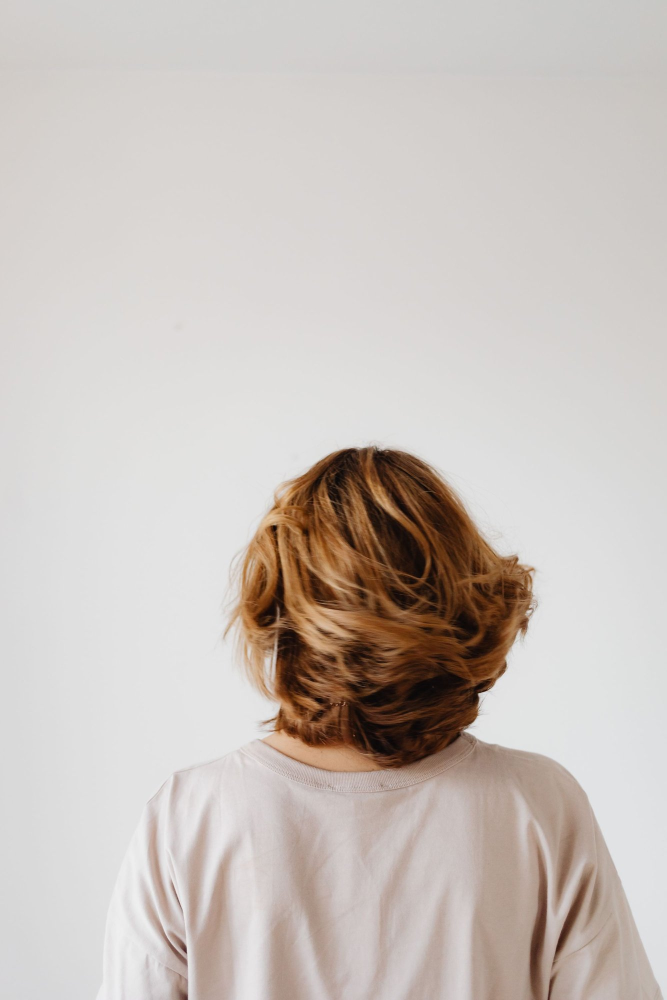
#> input picture Sources/Resources/Samples/copper-bob-back.jpg, 1333 x 2000 px, given in place of AppIcon-1024.png, which was not available (shown at 1/2 size)
$ python make_site_assets.py
#> lines starting #> are read from the running program, lines starting #| are printed output that depends on the picture; after the words box and inside, x2 and y2 are one past the last pixel; in counts of white or black regions, pixels touching at a corner belong together
### tools/make_icon.py
"""Draws the Lustra app icon: one lock of hair, drawn as a sheaf of fine rose-gold strands with a soft sheen band.

The mark: ~70 hairline strands leave a single point, swell into a flowing S-shaped lock and gather again at the
tip. A band of light crosses the lock, and because the band sits slightly higher on the left strands than on the
right ones, it bends the way a real highlight bends on hair. That one curved sheen is the whole idea: colour that
moves with light. Deep ink ground, no text, no tool or face clip-art.

Run: python tools/make_icon.py          (about 1 minute)
Writes AppIcon-1024.png, AppIcon-1024-dark.png and AppIcon-1024-tinted.png (RGB, no alpha) into the asset catalog
and design/icon/preview.png (a contact sheet at several sizes). strand_svg() feeds website/make_site_assets.py.
Needs Pillow and numpy.
"""
import math
from pathlib import Path

import numpy as np
from PIL import Image, ImageDraw, ImageFilter

ROOT = Path(__file__).resolve().parent.parent
OUT = ROOT / "Sources/Resources/Assets.xcassets/AppIcon.appiconset"
PREVIEW = ROOT / "design/icon"

S = 3584            # supersampled canvas
FINAL = 1024

INK = (12, 10, 15)          # #0C0A0F
INK_DEEP = (8, 7, 11)
LIFT = (34, 27, 40)         # plum-ink lift behind the mark
ROSE = (237, 183, 162)      # #EDB7A2 rose gold
ROSE_DEEP = (201, 134, 114) # #C98672
SHEEN = (255, 236, 224)     # the light itself

STRANDS = 73
SAMPLES = 700


def lerp(a, b, t):
    t = max(0.0, min(1.0, t))
    return tuple(a[i] + (b[i] - a[i]) * t for i in range(3))


def centre(t):
    """Centre line of the lock in unit space, t from 0 (root) to 1 (tip). An S-curve leaning to the right."""
    y = 0.115 + 0.77 * t
    x = 0.50 + 0.165 * math.sin(2 * math.pi * (t - 0.08)) * (0.6 + 0.4 * math.sin(math.pi * t)) + 0.03 * (t - 0.5)
    return x, y


def envelope(t):
    """Half width of the lock: pinched at the root, full through the body, a long taper at the tip."""
    return 0.010 + 0.150 * (math.sin(math.pi * min(1.0, t ** 0.80)) ** 1.2)


def strand(o, n=SAMPLES):
    """Unit-space points of strand o in [-1, 1], plus the parameter t and the facing normal offset."""
    ts = np.linspace(0, 1, n)
    pts = np.zeros((n, 2))
    k = 1 + 0.9 * abs(math.sin(o * 7.3))                  # each strand drifts a little, so the sheaf is not a rigid band
    ph = o * 5.1
    for i, t in enumerate(ts):
        x, y = centre(t)
        x2, y2 = centre(min(1, t + 1e-3))
        x1, y1 = centre(max(0, t - 1e-3))
        L = math.hypot(x2 - x1, y2 - y1) or 1
        nx, ny = (y2 - y1) / L * 0.5 + 0.5, -(x2 - x1) / L * 0.5   # half the true normal, half sideways: spaced strands, no folds
        m = math.hypot(nx, ny) or 1
        nx, ny = nx / m, ny / m
        w = envelope(t)
        wob = 0.006 * math.sin(t * 9 * k + ph) * math.sin(math.pi * t)
        off = o * w + wob
        pts[i] = (x + nx * off, y + ny * off)
    return ts, pts


def shade(t, o, variant="light"):
    """Colour and alpha for a point of strand o at t: rose-gold body, champagne band that bends across the lock."""
    centre_t = 0.40 + 0.115 * o + 0.03 * math.sin(o * 3)  # where the band sits on this strand
    d = (t - centre_t) / 0.105
    band = math.exp(-d * d)
    d2 = (t - (centre_t + 0.30 + 0.05 * o)) / 0.05        # a faint second reflection near the tip
    band2 = 0.38 * math.exp(-d2 * d2)
    s = min(1.0, band + band2)
    body = lerp(ROSE_DEEP, ROSE, 0.30 + 0.85 * t)
    # the left edge (o = -1) catches rim light, the right edge falls away
    rim = max(0.0, -o) ** 3
    col = lerp(body, SHEEN, s * 0.97 + rim * 0.26)
    a = 0.60 + 0.40 * s + 0.20 * rim + 0.08 * (1 - abs(o))
    a *= min(1.0, t * 14 + 0.06) * min(1.0, (1 - t) * 10 + 0.05)   # soft fade at both ends
    return col, min(1.0, a)


# [54 lines left out: functions background, sheaf_layers, compose, not called in this run]


def strand_svg(size=100, strands=29, segs=22):
    """List of (d, colour, opacity, width) for the website mark. Shares the maths above."""
#> called with size = 100, strands = 9, segs = 18
    out = []
    for j in range(strands):
        o = -1 + 2 * j / (strands - 1)
        ts, pts = strand(o, segs * 8 + 1)
        for s in range(segs):
            a, b = s * 8, (s + 1) * 8
            col, al = shade(ts[(a + b) // 2], o)
            d = "M" + " L".join(f"{pts[i][0] * size:.2f} {pts[i][1] * size:.2f}" for i in range(a, b + 1, 2))
            out.append((d, "#%02x%02x%02x" % tuple(int(c) for c in col), round(al, 2), round(0.22 + 0.28 * (1 - abs(o)) ** 0.5, 2)))
    return out


# [33 lines left out: functions preview, main, not called in this run]


# [2 lines that do not run on import are left out]

### website/make_site_assets.py
"""Builds the Lustra website image assets into website/lustra/assets/.

The mark geometry comes from tools/make_icon.py (a lock of hair drawn as fine strands with a bent sheen), so the site,
the app icon and the favicon are one drawing.

Writes: favicon.svg, lustra-mark.svg, favicon-32.png, apple-touch-icon.png, icon-512.png, og-image.png,
photos/<name>.jpg (small copies of the bundled sample photos) and recolour/*.jpg, an honest illustration: a plain
colour overlay applied to one real sample photo (hair found by a simple brightness threshold). It is NOT output of the
app and the page says so.
Usage: python website/make_site_assets.py     (needs Pillow, numpy, scipy; run tools/make_icon.py first)
"""
import sys
from pathlib import Path

import numpy as np
from PIL import Image, ImageDraw, ImageFilter, ImageFont
from scipy import ndimage

ROOT = Path(__file__).resolve().parent.parent
sys.path.insert(0, str(ROOT / "tools"))
import make_icon  # noqa: E402

OUT = ROOT / "website" / "lustra" / "assets"
ICON = ROOT / "Sources" / "Resources" / "Assets.xcassets" / "AppIcon.appiconset" / "AppIcon-1024.png"
SAMPLES = ROOT / "Sources" / "Resources" / "Samples"
OUT.mkdir(parents=True, exist_ok=True)
(OUT / "photos").mkdir(exist_ok=True)
(OUT / "recolour").mkdir(exist_ok=True)

SITE_PHOTOS = ["ombre-golden-back", "blonde-wavy-back", "balayage-wavy-back", "silver-long-back",
               "auburn-straight-back", "copper-bob-back", "long-black-back", "dark-brown-straight-back"]

INK = "#0C0A0F"
ROSE = (237, 183, 162)
TEXT = (243, 238, 232)
MUTED = (175, 168, 179)


def mark_svg(bg, size=100, strands=13, label="Lustra"):
    paths = make_icon.strand_svg(size, strands, 18)
#> in main, icon is the input picture: PIL image 1333x2000 RGB; mean R, G, B 201.2, 193.4, 188.3
    body = "".join(f'<path d="{d}" stroke="{c}" stroke-opacity="{a}" stroke-width="{w * size / 100 * 1.6:.2f}"/>' for d, c, a, w in paths)
    bgrect = f'<rect width="{size}" height="{size}" rx="{size * 0.224:.1f}" fill="{INK}"/>' if bg else ""
    title = f'role="img" aria-label="{label}"><title>{label}</title>' if label else 'aria-hidden="true">'
    return (f'<svg xmlns="http://www.w3.org/2000/svg" viewBox="0 0 {size} {size}" {title}{bgrect}'
            f'<g fill="none" stroke-linecap="round" stroke-linejoin="round">{body}</g></svg>\n')


def fonts(size, serif=True):
    for n in (["georgia.ttf"] if serif else ["segoeui.ttf"]):
        p = Path("C:/Windows/Fonts") / n
        if p.exists():
            return ImageFont.truetype(str(p), size)
    for p in ["/usr/share/fonts/truetype/dejavu/DejaVuSerif.ttf" if serif else "/usr/share/fonts/truetype/dejavu/DejaVuSans.ttf"]:
        if Path(p).exists():
            return ImageFont.truetype(p, size)
    return ImageFont.load_default()


def rounded_icon(px):
#> called with px = 512
    icon = Image.open(ICON).convert("RGB").resize((px, px), Image.LANCZOS)
#> icon: PIL image 512x512 RGB
    mask = Image.new("L", (px * 4, px * 4), 0)
#> mask: PIL image 2048x2048 L; every value is 0
    ImageDraw.Draw(mask).rounded_rectangle([0, 0, px * 4 - 1, px * 4 - 1], radius=int(px * 4 * 0.2237), fill=255)
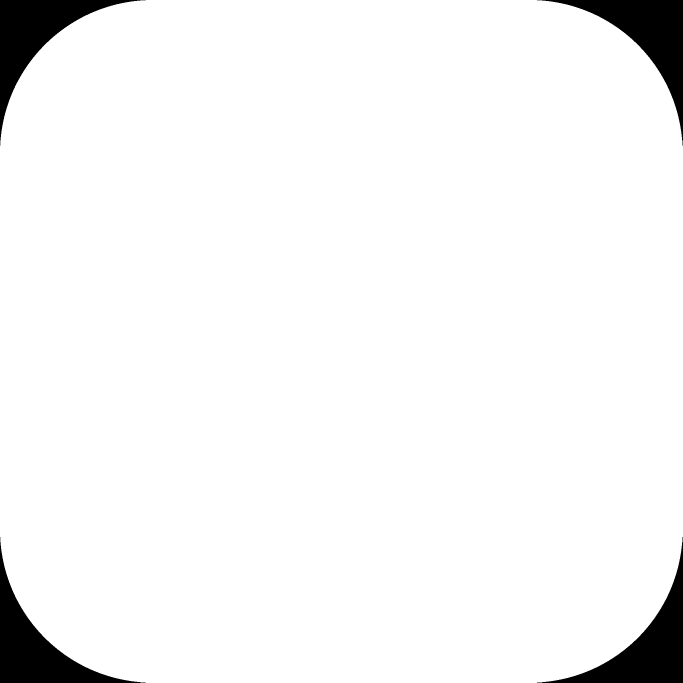
#> mask: PIL image 2048x2048 L (shown at 1/3 size); 95.7% white; 4 black regions, box (x1, y1, x2, y2) and area: (0, 0, 437, 437) 45150, (1611, 0, 2048, 437) 45150, (0, 1611, 437, 2048) 45150, (1611, 1611, 2048, 2048) 45150
    mask = mask.resize((px, px), Image.LANCZOS)
#> mask: PIL image 512x512 L
    out = Image.new("RGBA", (px, px), (0, 0, 0, 0))
#> out: PIL image 512x512 RGBA; every value is 0
    out.paste(icon, (0, 0), mask)
    return out


def og_image():
    W, H = 1200, 630
#> W = 1200; H = 630
    img = Image.new("RGB", (W, H), (12, 10, 15))
    glow = Image.new("RGB", (W, H), ROSE)
    mask = Image.new("L", (W, H), 0)
#> mask: PIL image 1200x630 L; every value is 0
    ImageDraw.Draw(mask).ellipse([W * 0.5, -H * 0.3, W * 1.2, H * 0.95], fill=46)
#> mask: PIL image 1200x630 L; values 0 (black) and 46 (white), 42% white; 1 white region, box (x1, y1, x2, y2) and area: (600, 0, 1200, 599) 317526
    mask = mask.filter(ImageFilter.GaussianBlur(120))
    img = Image.composite(glow, img, mask)
    d = ImageDraw.Draw(img)
    d.rectangle([80, 96, 80 + 64, 99], fill=ROSE)
    d.text((80, 128), "Hair Color Changer", font=fonts(64), fill=TEXT)
    d.text((80, 300), "Lustra", font=fonts(96), fill=ROSE)
    d.text((80, 430), "Try on dye, ombre and highlights.", font=fonts(34, False), fill=MUTED)
    d.text((80, 478), "Free for iPhone and iPad. Made on your device.", font=fonts(34, False), fill=MUTED)
    ic = rounded_icon(360)
    img.paste(ic, (W - 360 - 96, (H - 360) // 2), ic)
    d.rectangle([0, H - 10, W, H], fill=ROSE)
    img.save(OUT / "og-image.png", optimize=True)
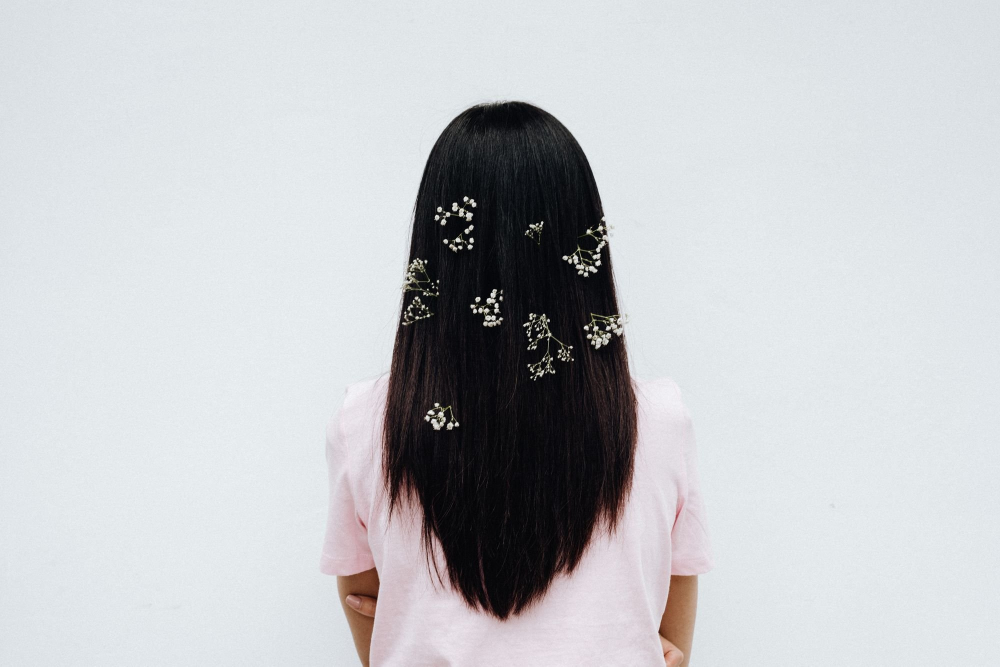
#> input picture Sources/Resources/Samples/long-black-back.jpg, 2000 x 1333 px, given in place of ombre-golden-back.jpg, which was not available (shown at 1/2 size)
#> in main, im is the input picture: PIL image 2000x1333 RGB; mean R, G, B 195.4, 197.5, 200.6
#> pass 2 of the loop in main, `for n in SITE_PHOTOS:`:
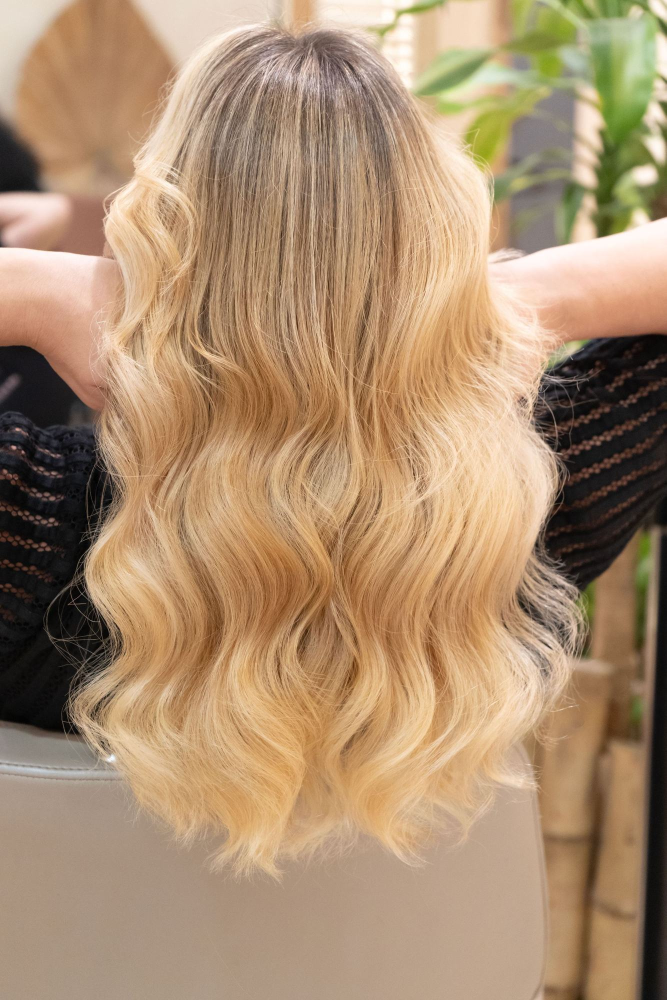
#> input picture Sources/Resources/Samples/blonde-wavy-back.jpg, 1333 x 2000 px (shown at 1/2 size)
#> in main, im is the input picture: PIL image 1333x2000 RGB; mean R, G, B 171.1, 142.1, 111.7
#> in main, `im.thumbnail((1000, 1000), Image.LANCZOS)`:
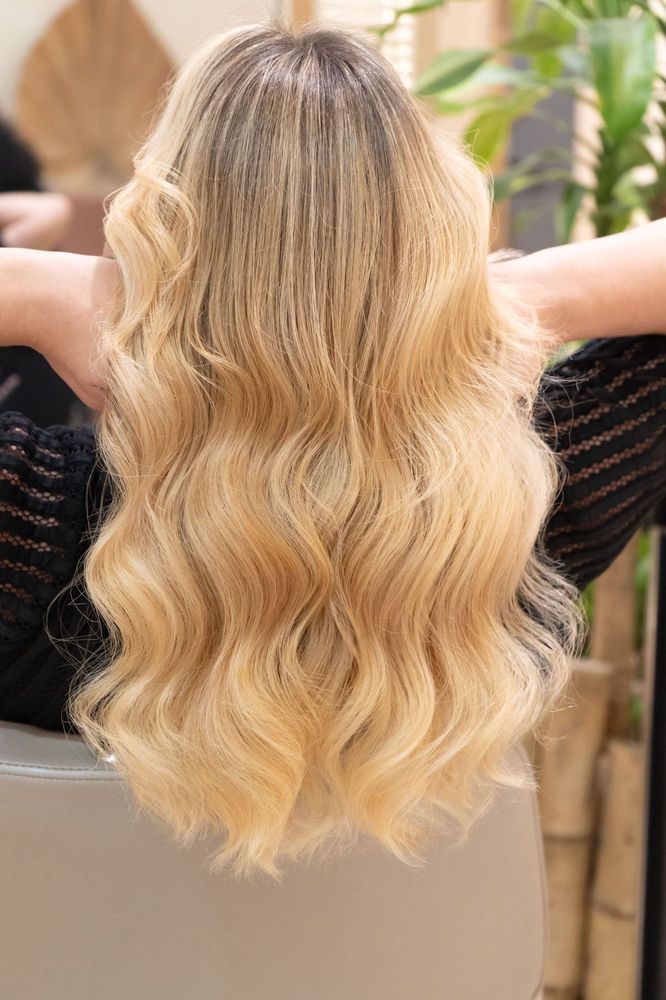
#> im: PIL image 666x1000 RGB; mean R, G, B 171.1, 142.1, 111.7


# ---------------------------------------------------------------- honest recolour illustration
RAMPS = {
    "rose": ((58, 20, 28), (176, 104, 92), (250, 208, 188)),
    "plum": ((28, 10, 44), (98, 48, 134), (196, 146, 230)),
    "copper": ((62, 20, 8), (182, 88, 38), (244, 176, 104)),
}


def hair_mask(im):
    a = np.asarray(im).astype(np.float32) / 255
    lum = 0.299 * a[..., 0] + 0.587 * a[..., 1] + 0.114 * a[..., 2]
    m = (lum < 0.32) & ((a[..., 0] - a[..., 2]) < 0.16)      # dark and not warm: hair, not shaded skin
    m = ndimage.binary_opening(m, iterations=4)
    lab, n = ndimage.label(m)
    sizes = ndimage.sum(m, lab, range(1, n + 1))
    keep = lab == (1 + int(np.argmax(sizes)))
    keep = ndimage.binary_fill_holes(keep)
    soft = Image.fromarray((keep * 255).astype(np.uint8)).filter(ImageFilter.GaussianBlur(2.2))
    return np.asarray(soft).astype(np.float32) / 255, lum


def recolour(im, ramp):
    m, lum = hair_mask(im)
    a = np.asarray(im).astype(np.float32)
    lo, hi = np.percentile(lum[m > 0.5], [3, 99])
    t = np.clip((lum - lo) / max(hi - lo, 1e-3), 0, 1) ** 0.85
    s, mid, h = (np.array(c, np.float32) for c in ramp)
    t3 = t[..., None]
    col = np.where(t3 < 0.55, s + (mid - s) * (t3 / 0.55), mid + (h - mid) * ((t3 - 0.55) / 0.45))
    out = a * (1 - m[..., None] * 0.96) + col * (m[..., None] * 0.96)
    return Image.fromarray(np.clip(out, 0, 255).astype(np.uint8))


def recolour_assets():
    im = Image.open(SAMPLES / "dark-brown-straight-back.jpg").convert("RGB")
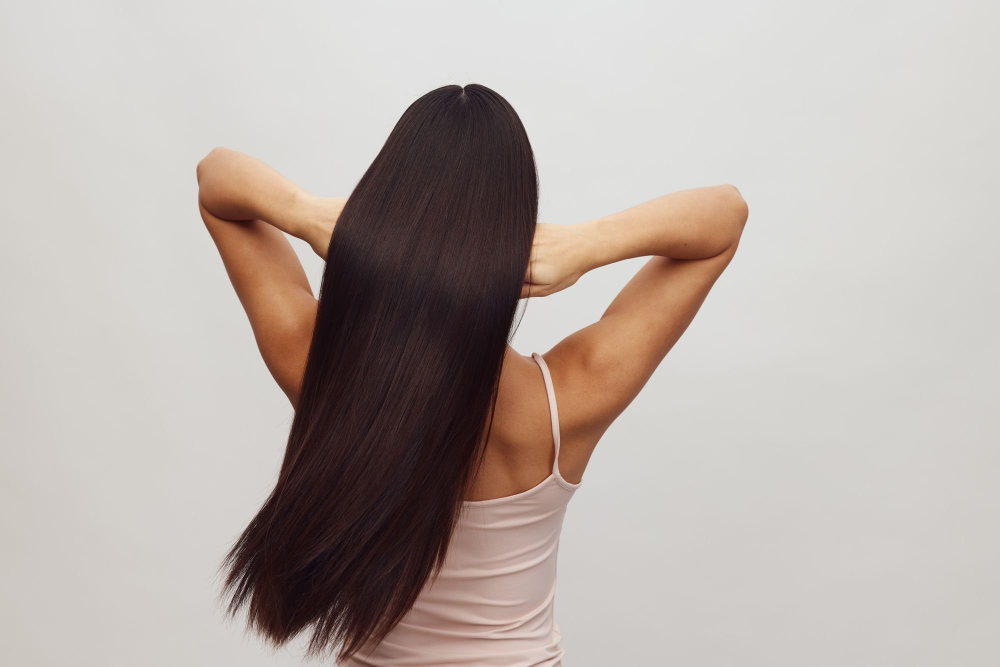
#> input picture Sources/Resources/Samples/dark-brown-straight-back.jpg, 2000 x 1334 px (shown at 1/2 size)
#> im is the input picture: PIL image 2000x1334 RGB; mean R, G, B 184.8, 175, 169.7
    W, H = im.size
    crop = (int(W * 0.17), 0, int(W * 0.17) + int(H * 0.78), H)          # a portrait crop around the hair
    variants = {"original": im}
    for k, r in RAMPS.items():
        variants[k] = recolour(im, r)
#> this loop made 3 passes
#> pass 1, in hair_mask, `m = ndimage.binary_opening(m, iterations=4)`:
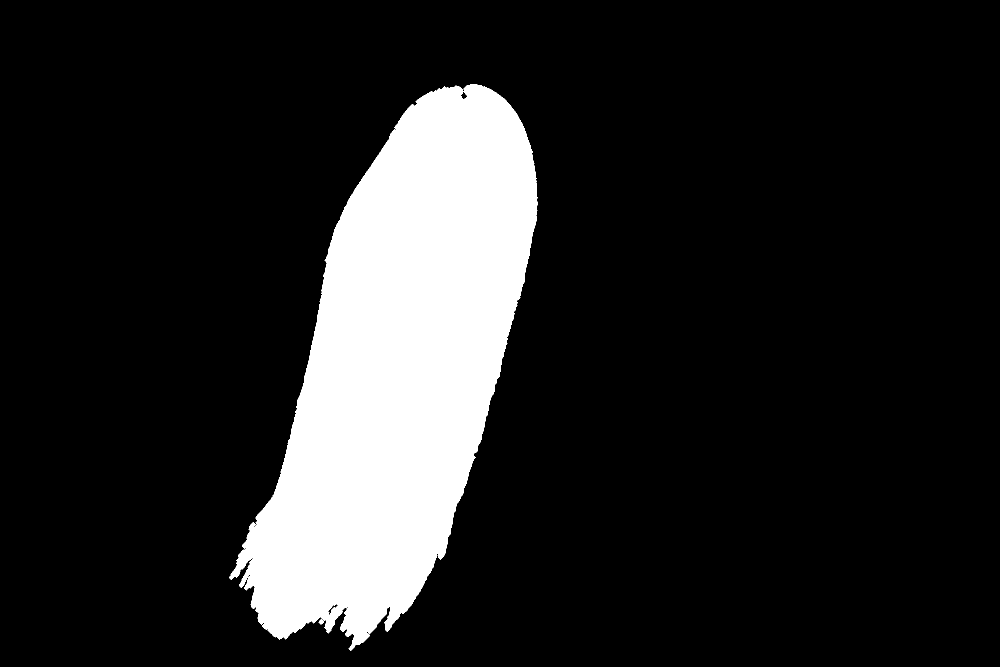
#> m: shape (1334, 2000) bool (shown at 1/2 size); 14.6% white; 2 white regions, box (x1, y1, x2, y2) and area: (458, 168, 1076, 1302) 389981, (637, 1238, 648, 1249) 69
#> after the loop, variants = 4 items
    for k, v in variants.items():
        c = v.crop(crop)
        c = c.resize((720, round(c.height * 720 / c.width)), Image.LANCZOS)
        c.save(OUT / "recolour" / f"{k}.jpg", quality=84, optimize=True, progressive=True)
#> this loop made 4 passes
#> k on passes 1 to 4: 'original', 'rose', 'plum', 'copper'
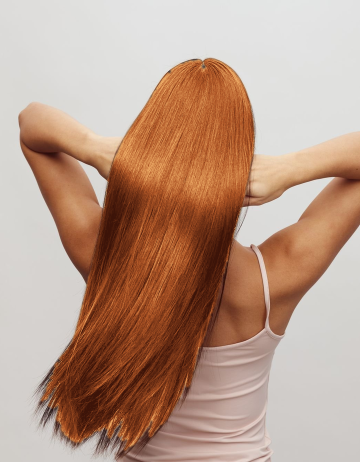
#> c: PIL image 720x924 RGB (shown at 1/2 size); mean R, G, B 186.4, 154.9, 137.1
    # split: left half original, right half rose
    o = variants["original"].crop(crop)
    r = variants["rose"].crop(crop)
    o = o.resize((900, round(o.height * 900 / o.width)), Image.LANCZOS)
    r = r.resize(o.size, Image.LANCZOS)
    split = o.copy()
    split.paste(r.crop((o.width // 2, 0, o.width, o.height)), (o.width // 2, 0))
    d = ImageDraw.Draw(split)
    d.line([(o.width // 2, 0), (o.width // 2, o.height)], fill=(255, 245, 238), width=3)
    split.save(OUT / "recolour" / "split.jpg", quality=86, optimize=True, progressive=True)
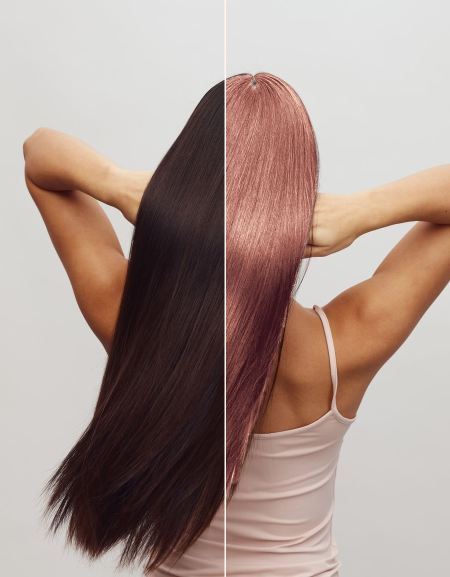
#> saved as split.jpg: PIL image 900x1154 RGB (shown at 1/2 size); mean R, G, B 169.1, 149.1, 141.6


def main():
    (OUT / "favicon.svg").write_text(mark_svg(True, strands=9, label="Lustra"), encoding="utf-8")
    (OUT / "lustra-mark.svg").write_text(mark_svg(False, strands=13, label=""), encoding="utf-8")
    icon = Image.open(ICON).convert("RGB")
    icon.resize((180, 180), Image.LANCZOS).save(OUT / "apple-touch-icon.png", optimize=True)
    rounded_icon(512).save(OUT / "icon-512.png", optimize=True)
    rounded_icon(32).save(OUT / "favicon-32.png", optimize=True)
    og_image()
    for n in SITE_PHOTOS:
        im = Image.open(SAMPLES / f"{n}.jpg").convert("RGB")
        im.thumbnail((1000, 1000), Image.LANCZOS)
        im.save(OUT / "photos" / f"{n}.jpg", quality=80, optimize=True, progressive=True)
    recolour_assets()
    # real app slides (from tools/make_store_shots.py) for the landing page; skipped until they exist
    slides = sorted((ROOT / "design" / "store" / "6.9").glob("*.png")) if (ROOT / "design" / "store" / "6.9").exists() else []
    shots_dir = OUT / "shots"
    if slides:
        shots_dir.mkdir(exist_ok=True)
        for old in shots_dir.glob("*.jpg"):
            old.unlink()
        for i, sp in enumerate(slides[:6], 1):
            im = Image.open(sp).convert("RGB")
            im = im.resize((660, round(im.height * 660 / im.width)), Image.LANCZOS)
            im.save(shots_dir / f"slide-{i:02d}.jpg", quality=82, optimize=True, progressive=True)
    print("assets written to", OUT, f"({len(slides[:6])} app slides)")


if __name__ == "__main__":
    main()
